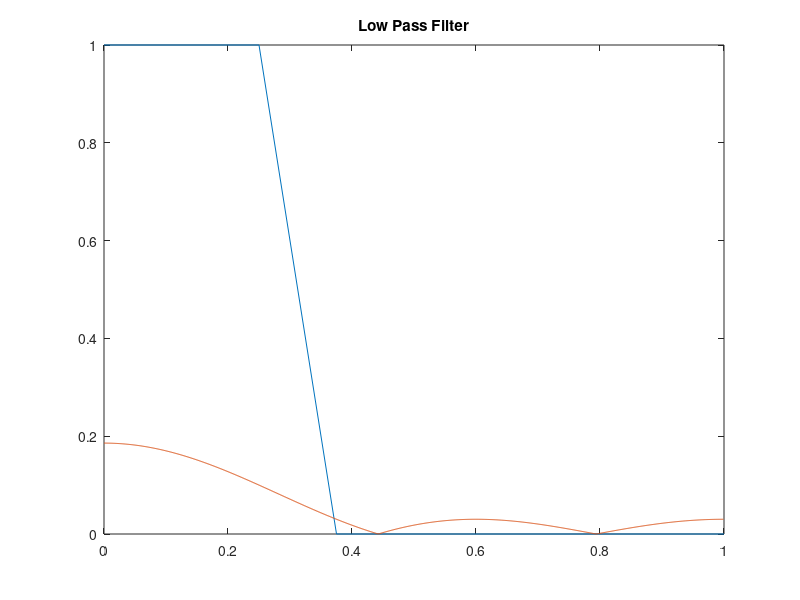

This chart was generated by the following MATLAB code:
clc;clear all;close all;
Rp = .94406;
Rs = .0316227;
Fs = 8000;
f = [1000 1500];
a = [1 0];
dev = [Rp Rs];
[n,fo,mo,w] = firpmord(f,a,dev,Fs);
hopt = firpm(n,fo,mo,w);
[H,W] = freqz(hopt,1,1024);
plot(fo,mo,W/pi,abs(H));
title('Low Pass Filter');
